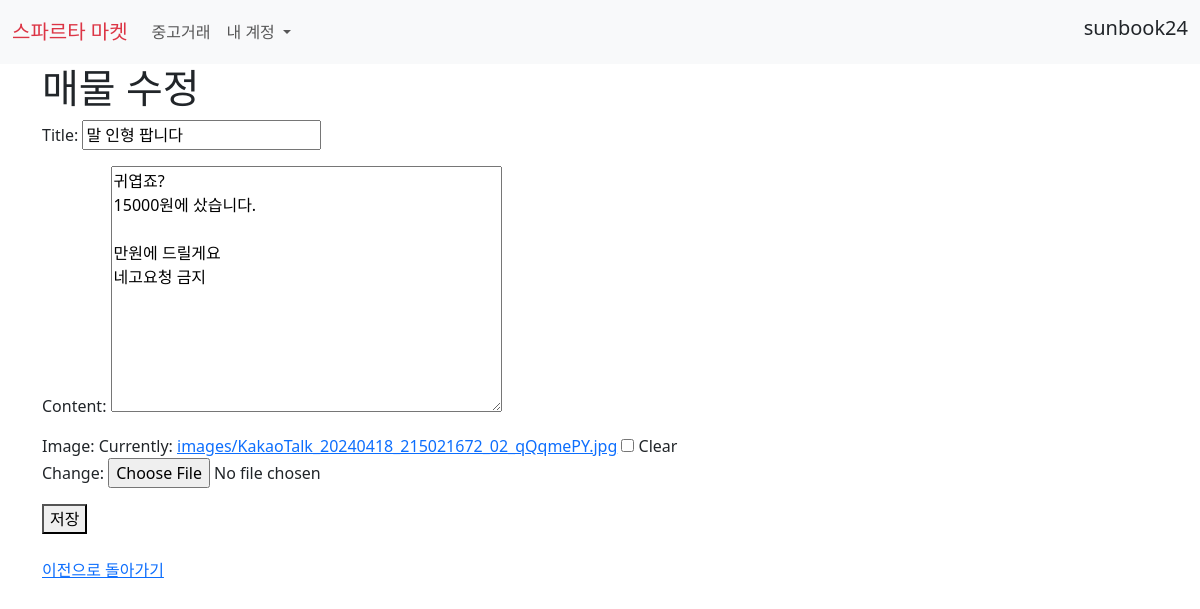
/products/2/update/ (signed in), run on the app's committed database.
### accounts/models.py (models this page shows)
class User(AbstractUser):
    followings = models.ManyToManyField(
        "self", related_name="followers", symmetrical=False
    )

### products/models.py (models this page shows, shortened)
class Product(models.Model):
    title = models.CharField(max_length=50)
    content = models.TextField()
    created_at = models.DateTimeField(auto_now_add=True)
    updated_at = models.DateTimeField(auto_now=True)
    image = models.ImageField(upload_to = "images/", blank=True)
    author = models.ForeignKey(
        settings.AUTH_USER_MODEL,
        on_delete = models.CASCADE,
        related_name="products"
        )
    like_users = models.ManyToManyField(
        settings.AUTH_USER_MODEL, related_name="like_products"
    )

### products/views.py (the view)
# urls.py: path("update/", views.update, name="update"),
@login_required
@require_http_methods(["GET","POST"])
def update(request, pk):
    product = get_object_or_404(Product, pk=pk)
    if product.author == request.user:
        if request.method == "POST":
            form = ProductForm(request.POST, instance = product)
            if form.is_valid():
                product = form.save()
                return redirect("product_detail", product.pk)
        else:
            form = ProductForm(instance = product)
    else:
        return redirect("products")
    context = {
        "form":form,
        "product":product,
        }
    return render(request, "update.html", context)

### products/forms.py
class ProductForm(forms.ModelForm):
    class Meta:
        model = Product
        fields = "__all__"
        exclude = ('author','like_users',)

### products/templates/update.html (shortened to what this page needs)
{% extends "base.html" %}
{% block content %}
<h1>매물 수정</h1>
<form action= "{% url "update" product.pk %}" method="POST" enctype="multipart/form-data">
    {{ form.as_p }}
    <button type="submit">저장</button>
</form><br>
<a href="{% url "product_detail" product.pk %}">이전으로 돌아가기</a><br>
{% endblock content %}

### templates/base.html (shortened to what this page needs)
{% load static %}
<!DOCTYPE html>
<html lang="en">
  <head>
    <link href="https://cdn.jsdelivr.net/npm/bootstrap@5.3.3/dist/css/bootstrap.min.css" rel="stylesheet">
    <link rel="stylesheet" href="{% static "css/style.css" %}">
  </head>
  <body>
    <nav class="navbar navbar-expand-lg bg-body-tertiary">
      <div class="container-fluid">
        <a class="navbar-brand text-danger" href="{% url "index" %}">스파르타 마켓</a>
        <div class="collapse navbar-collapse" id="navbarSupportedContent">
          <ul class="navbar-nav me-auto mb-2 mb-lg-0">
            <li class="nav-item">
              <a class="nav-link" aria-current="page" href="{% url "products" %}">중고거래</a>
            </li>
            {% if request.user.is_authenticated %}
            <li class="nav-item dropdown">
              <a class="nav-link dropdown-toggle" href="#" role="button" data-bs-toggle="dropdown" aria-expanded="false">
                내 계정
              </a>
            </li>
            {% endif %}
          </ul>
          <div class = "navbar">
            {% if request.user.is_authenticated %}
            <h5>{{ request.user.username }}</h5>
            {% endif %}
          </div>
        </div>
      </div>
    </nav>
    <div class="container">
    {% block content %}
    {% endblock content %}
    </div>
  </body>
</html>

### data on the page
User: user.username "sunbook24"
Product: title "말 인형 팝니다", content "귀엽죠? 15000원에 샀습니다. 만원에 드릴게요 네고요청 금지"
